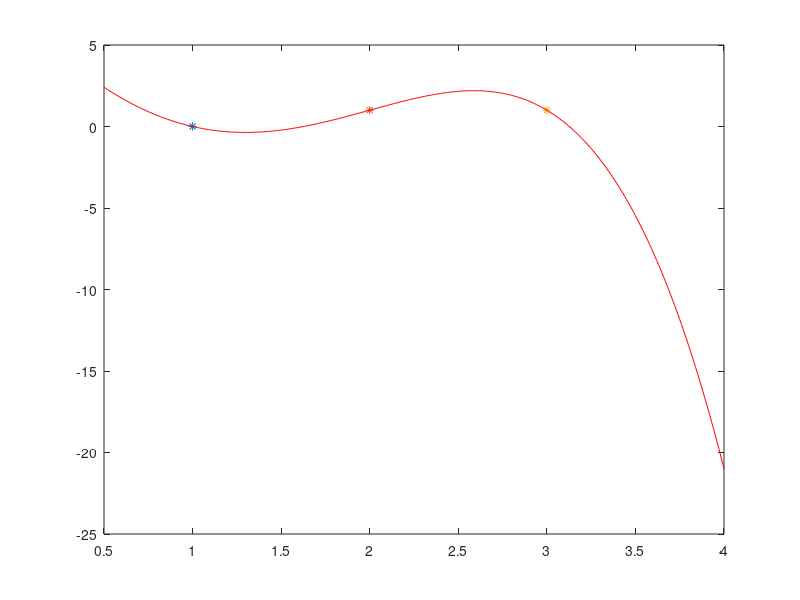

Source code (MATLAB):
A=[1 1 1 1 1; 16 8 4 2 1; 32 12 4 1 0; 48 12 2 0 0; 81 27 9 3 1]
b=[0;1;3;0;1]
A\b

x=0.5:0.01:4
plot(1,0,'*');
hold on;
plot(2,1,'*');
plot(3,1,'*');
H4f=-(1/2)*x.^4 + 3/2*x.^3 + 3*x.^2 - 11*x + 7;
plot(x,H4f,'r');